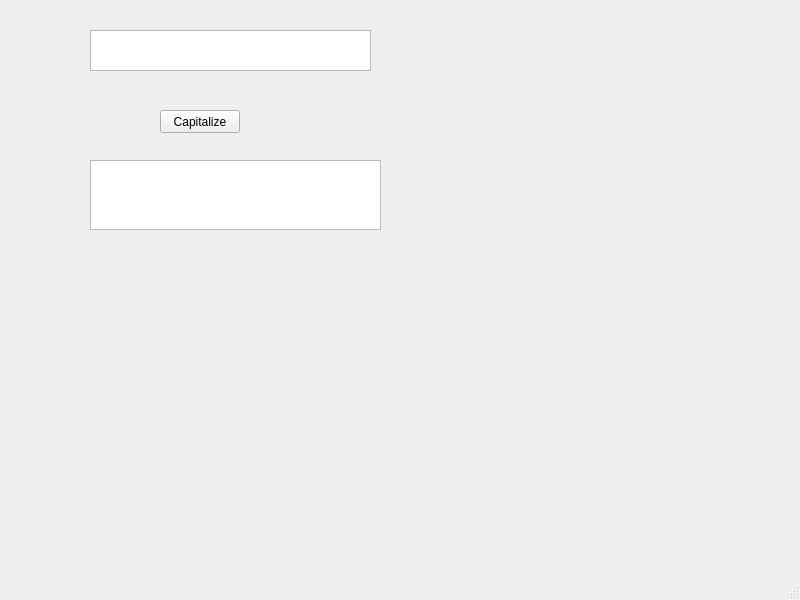
<?xml version="1.0" encoding="UTF-8"?>
<ui version="4.0">
 <class>MainWindow</class>
 <widget class="QMainWindow" name="MainWindow">
  <property name="geometry">
   <rect>
    <x>0</x>
    <y>0</y>
    <width>800</width>
    <height>600</height>
   </rect>
  </property>
  <property name="windowTitle">
   <string>MainWindow</string>
  </property>
  <widget class="QWidget" name="centralwidget">
   <widget class="QTextEdit" name="messageBox">
    <property name="geometry">
     <rect>
      <x>90</x>
      <y>30</y>
      <width>281</width>
      <height>41</height>
     </rect>
    </property>
   </widget>
   <widget class="QTextEdit" name="upperBox">
    <property name="geometry">
     <rect>
      <x>90</x>
      <y>160</y>
      <width>291</width>
      <height>70</height>
     </rect>
    </property>
    <property name="readOnly">
     <bool>true</bool>
    </property>
   </widget>
   <widget class="QPushButton" name="messageToUpper">
    <property name="geometry">
     <rect>
      <x>160</x>
      <y>110</y>
      <width>80</width>
      <height>23</height>
     </rect>
    </property>
    <property name="text">
     <string>Capitalize</string>
    </property>
   </widget>
  </widget>
  <widget class="QMenuBar" name="menubar">
   <property name="geometry">
    <rect>
     <x>0</x>
     <y>0</y>
     <width>800</width>
     <height>20</height>
    </rect>
   </property>
  </widget>
  <widget class="QStatusBar" name="statusbar"/>
 </widget>
 <resources/>
 <connections/>
</ui>
